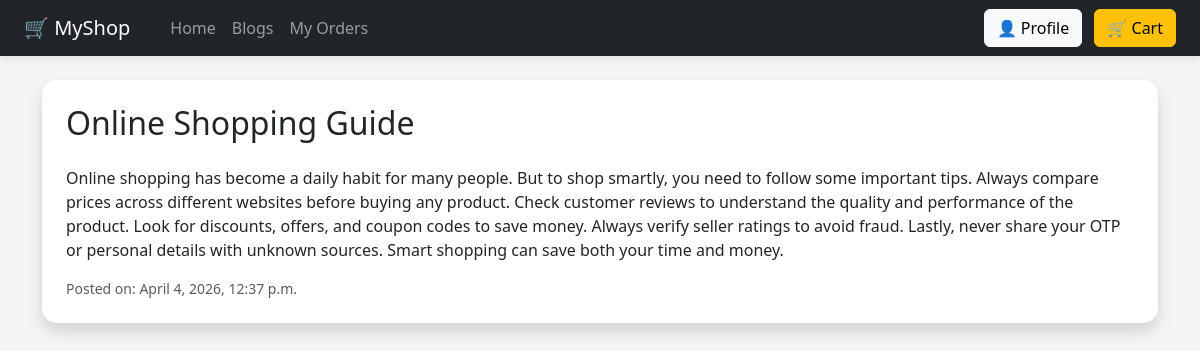
Screenshot of /blogs/1/ with the database file from the repository.
### store/models.py (models this page shows, shortened)
class Blog(models.Model):
    title = models.CharField(max_length=200)
    content = models.TextField()
    image = CloudinaryField('image', blank=True, null=True)
    created_at = models.DateTimeField(auto_now_add=True)

### store/views.py (the view)
# urls.py: path('blogs/<int:id>/', views.blog_detail, name='blog_detail'),
def blog_detail(request, id):
    blog = Blog.objects.get(id=id)
    return render(request, 'blog_detail.html', {'blog': blog})

### templates/blog_detail.html (shortened to what this page needs)
{% extends 'base.html' %}
{% block content %}
<div class="card p-4 shadow">
    <h2>{{ blog.title }}</h2>
    <p>{{ blog.content }}</p>
    <small class="text-muted">Posted on: {{ blog.created_at }}</small>
</div>
{% endblock %}

### templates/base.html (style rules this page uses)
body { background: #f5f5f5; }
.card { border: none; border-radius: 15px; transition: 0.3s; }

### rows the page displays
Blog: title "Online Shopping Guide", content "Online shopping has become a daily habit for many people. But to shop smartly, you need to follow some important tips. Always compare prices across different websites before buying any product. Check customer reviews to understand the quality and performance of the product. Look for discounts, offers, and coupon codes to save money. Always verify seller ratings to avoid fraud. Lastly, never share your OTP or personal details with unknown sources. Smart shopping can save both your time and money.", created_at "April 4, 2026, 12:37 p.m."
